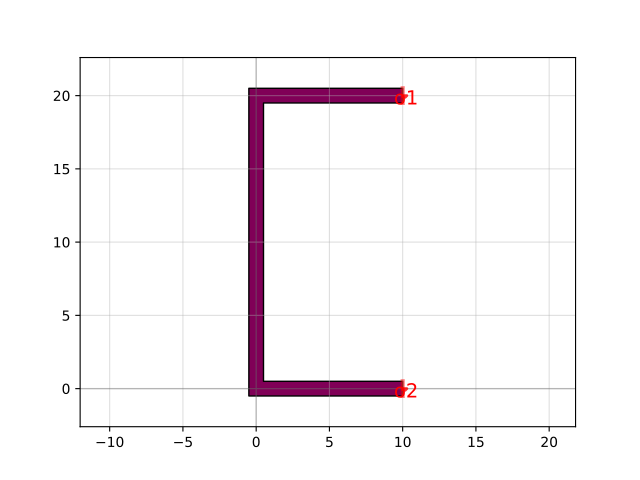

Generate this figure with Python:
import gdsfactory as gf

c = gf.components.C(width=1.0, size=(10.0, 20.0), layer=(49, 0))
c.plot()
